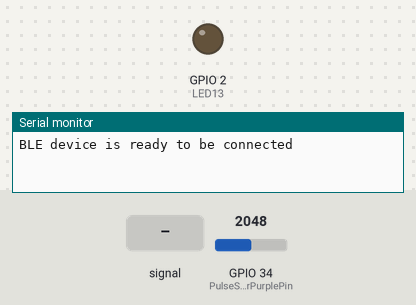
The sketch below on a simulated ESP32. Shown: output pins drawn as LEDs (lit = HIGH), the last lines printed to the serial monitor. Dashed ring = blinking. The inputs (shaded band) are chosen by the test bench; at power-on: GPIO 34 (PulseSensorPurplePin) = 2048 (analog values on the 0–4095 scale). Nothing arrives over Bluetooth unless stated; a phone connects over Bluetooth LE 3 s after start.

Above: at 3.2 s.
3.3 s: GPIO 34 (PulseSensorPurplePin) fed a 200 Hz sine of ±327 counts around its level
At 3.39 s:
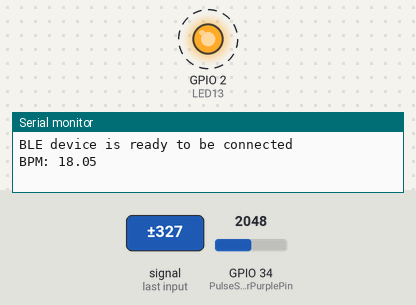
6.3 s: GPIO 34 (PulseSensorPurplePin) set to 2866
At 7.4 s:
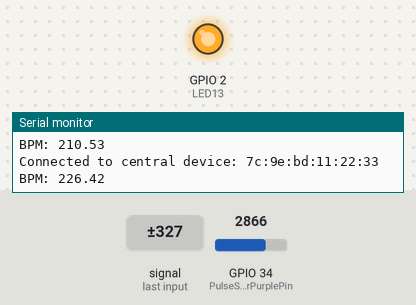
7.8 s: GPIO 34 (PulseSensorPurplePin) set to 2116
10.8 s: GPIO 34 (PulseSensorPurplePin) set to 2012
At 12.0 s:
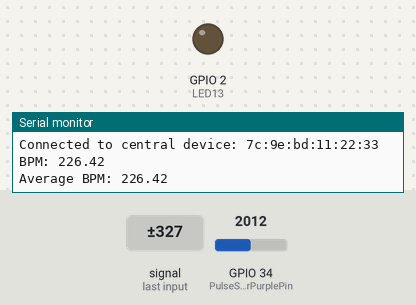
12.3 s: GPIO 34 (PulseSensorPurplePin) set to 3603
At 13.5 s:
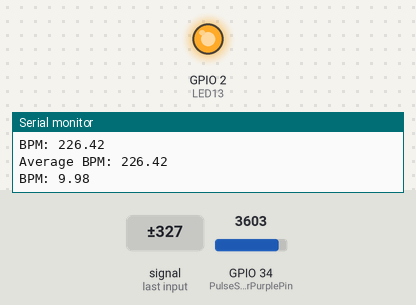
Timing chart, 0 to 14.8 s (numbered marks = the images above; inputs shaded):
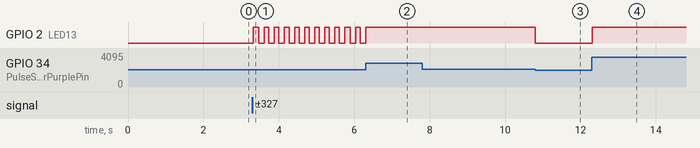

Measured:
- the behaviour switches between 2060 and 2059 on GPIO 34 (PulseSensorPurplePin) (found by bisection; images 2 and 3)
- after the input at 3.3 s, GPIO 2 (LED13): alternates HIGH for 0.12 s and LOW for 0.14 s, starting at once
- after the input at 6.3 s, GPIO 2 (LED13): goes on until 6.3 s, then stays HIGH
- after the input at 10.8 s, GPIO 2 (LED13): HIGH → LOW at once
- after the input at 12.3 s, GPIO 2 (LED13): LOW → HIGH at once

The sketch:

Heart_rate_Temp_Sensor_Project_working_HR.ino
```cpp
#include <ArduinoBLE.h>

// Define BLE UUIDs
#define SERVICE_UUID "4fafc201-1fb5-459e-8fcc-c5c9c331914b"  // Custom Service UUID
#define HEAR_RATE_DATA_CHAR_UUID "0000000a-0000-1000-8000-00805f9b34fb"  // Heart Rate Characteristic UUID

BLEService heartRateService(SERVICE_UUID);
BLEFloatCharacteristic heartRateDataCharacteristic(HEAR_RATE_DATA_CHAR_UUID, BLERead | BLENotify);

int PulseSensorPurplePin = 34;
int LED13 = 2;

int Signal;
int Threshold = 515;
float BPM = 0;

unsigned long previousMillisGetHR = 0;  // Time of last heart rate read
unsigned long previousBeatMillis = 0;   // Time of last detected beat
unsigned long lastBeatPrintMillis = 0;  // Track the last time beat was logged
const unsigned long beatInterval = 1000; // Minimum interval between beat logs in milliseconds
const long intervalHR = 10000;          // 10 seconds interval for BPM calculation

boolean pulseDetected = false;          // Flag to detect the heartbeat
BLEDevice centralDevice;                // Track connected central device

void setup() {
  Serial.begin(9600);
  delay(2000);

  analogReadResolution(10);

  // Start BLE
  if (!BLE.begin()) {
    Serial.println("Starting BLE failed!");
    while (1);
  }

  BLE.setLocalName("HeartRate-Sense");
  BLE.setAdvertisedService(heartRateService);

  // Add characteristic to the service
  heartRateService.addCharacteristic(heartRateDataCharacteristic);

  // Add service
  BLE.addService(heartRateService);

  // Start advertising
  BLE.advertise();
  Serial.println("BLE device is ready to be connected");

  pinMode(LED13, OUTPUT);
}

void loop() {
  // BLE poll
  BLE.poll();

  // Check if a central device is connected
  BLEDevice central = BLE.central();

  // If a central device is connected
  if (central && !centralDevice) {
    // New connection established
    centralDevice = central;
    Serial.print("Connected to central device: ");
    Serial.println(centralDevice.address());
  } else if (!central && centralDevice) {
    // Central device disconnected
    Serial.print("Disconnected from central device: ");
    Serial.println(centralDevice.address());
    centralDevice = BLEDevice();  // Reset the central device
  }

  Signal = analogRead(PulseSensorPurplePin);
  // check the threshold
  // Serial.println(Signal);

  unsigned long currentMillis = millis();

  // Check if a beat is detected
  if (Signal > Threshold && pulseDetected == false) {
    digitalWrite(LED13, HIGH);
    pulseDetected = true;

    unsigned long timeSinceLastBeat = currentMillis - previousBeatMillis;
    previousBeatMillis = currentMillis;

    if (timeSinceLastBeat > 0) {
      BPM = 60000.0 / timeSinceLastBeat;  // Calculate BPM
    }

    // Log BPM only if at least 1 second has passed
    if (currentMillis - lastBeatPrintMillis >= beatInterval) {
      lastBeatPrintMillis = currentMillis;
      Serial.print("BPM: ");
      Serial.println(BPM);
    }
  }

  if (Signal < Threshold) {
    digitalWrite(LED13, LOW);
    pulseDetected = false;
  }

  // Update BLE characteristic every 10 seconds
  if (currentMillis - previousMillisGetHR >= intervalHR) {
    previousMillisGetHR = currentMillis;

    // Set value and notify
    heartRateDataCharacteristic.writeValue(BPM);
    Serial.print("Average BPM: ");
    Serial.println(BPM);
  }

  delay(20);
}
```
